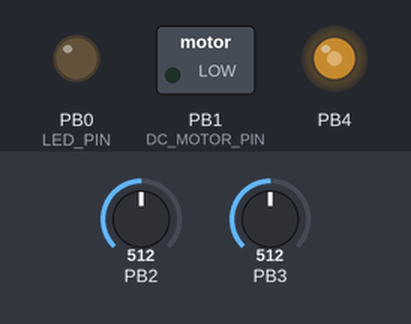
This program was run on a simulated ATtiny85, built with avr-gcc and emulated at 8 MHz. On the bench: switched loads named in the program (green lamp = pin HIGH), output pins drawn as LEDs (lit = HIGH). The test bench sets the inputs (shaded band); at power-on: PB2 = 512, PB3 = 512.

Above: at 1.2 s.
1.3 s: PB2 set to 900
Timing chart, 0 to 2.1 s (numbered marks = the images above; inputs shaded):
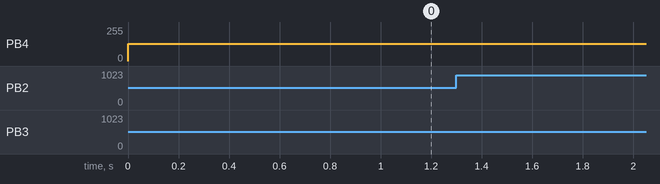

The program:

main.c
```c
/**
 *  @mainpage A Tiny Tractor
 *
 *  @section section_summary Summary
 *  This is an ATtiny85 project that generates some audio and visual effects
 *  for a tractor model.
 *
 *  It is intended to work on a tractor model (see the demo video), that
 *  includes:
 *   - an ignition key (with OFF, ON and START position) that controls the
 *     engine status
 *   - a HORN button, that plays "Dixie" using a horn sound
 *   - a THROTTLE potentiometer, that controls the engine speed
 *   - a LED light, that blinks periodically
 *   - a DC motor, that turns at a speed proportional to the engine speed
 *
 *  The core of the project is the sound generation.  It uses a quick and dirty
 *  looping technique to roughly generate engine sound effects with variable
 *  speed.  It also allow to play three different kind of horn songs (including
 *  the famous "Dixie" song).  The details of the audio playback are described
 *  in the file sound_manager.h
 *
 *  Note that this is probably neither the most effective way to playback a
 *  given soundwave on ATtiny, nor the one with the highest fidelity, since it
 *  doesn't use any real soundwave interpolation.  It was done in this way
 *  since I wanted to experiment with this particular approach.
 *
 *  @section section_schematic Schematic
 *  The software is designed to work with the circuit shown in the schematic
 *  directory, that uses the following pinout
 *  - Pin 1: Not used
 *  - Pin 2: Throttle Input
 *  - Pin 3: Sound Output
 *  - Pin 4: GND
 *  - Pin 5: LED Output
 *  - Pin 6: DC MOTOR Output
 *  - Pin 7: Resistive network (Buttons ON, START, HORN)
 *  - Pin 8: Vcc
 *
 *  @section section_video Demo Video
 *  You can find a demo video here:
 *
 *  @section section_remarks Some final remarks...
 *  The software is tailored to an ATtiny85, but it can be customized to work
 *  on any other ATtiny MCU provided that it has enough flash.
 *
 *  All the software modules are thoroughly documented using Doxygen.
 */

/**
 *  @file main.c
 *  @author William Spinelli <william.spinelli(on)gmail>
 */

#include <stdbool.h>
#include <stdlib.h>
#include <avr/io.h>
#include <avr/interrupt.h>

#include "button_manager.h"
#include "sound_manager.h"
#include "tractor_model.h"

/**
 *  @def LED_PIN
 *  @brief Define used to control level on pin connected to LED (pin 5).
 */
#define LED_PIN                 PB0

/**
 *  @def LED_OUT
 *  @brief Define used to set pin connected to LED (pin 5) as output.
 */
#define LED_OUT                 DDB0

/**
 *  @def DC_MOTOR_PIN
 *  @brief Define used to control level on pin connected to DC MOTOR (pin 6).
 */
#define DC_MOTOR_PIN            PB1

/**
 *  @def DC_MOTOR_OUT
 *  @brief Define used to set pin connected to DC MOTOR (pin 6) as output.
 */
#define DC_MOTOR_OUT            DDB1

/**
  *  @brief Period of the tractor model update.
  *
  *  This constant represents the cycle time used to downsample the audio
  *  sample update cycle (8 kHz) to the model update rate (25 Hz = 40 ms).
  */
static const uint16_t TRACTOR_MODEL_CYCLE = 8000 / 25;

/**
 *  @brief Flag used to trigger the generation of a new audio sample.
 */
static volatile bool update_audio_sample = false;

/**
 *  @def PWM_DC_MOTOR_MIN
 *  @brief The minimum duty cycle on the DC MOTOR pin (10%).
 */
#define PWM_DC_MOTOR_MIN        6

/**
 *  @def PWM_DC_MOTOR_MAX
 *  @brief The maximum duty cycle on the DC MOTOR pin (90%).
 */
#define PWM_DC_MOTOR_MAX        58

/**
 *  @brief The value of the duty cycle for the PWM on the DC MOTOR pin.
 *
 *  This variable holds the value of the duty cycle for the soft PWM generated
 *  on the DC MOTOR output pin.  The PWM has a resolution of 6 bits, therefore
 *  63 means a duty cycle of 100%.  The soft PWM has a carrier frequency of
 *  125 Hz, and is generated inside the TIMER0 ISR.
 */
static volatile uint8_t output_pwm_duty_cycle = 0;

/**
 *  @brief The ADC value on the pin connected to throttle.
 *
 *  This variable holds the ADC value (only the 8 most significant bits) read
 *  on the pin connected to the throttle.  The throttle ADC value is converted
 *  to an engine speed setpoint using the following relation:
 *  Voltage: 0.15 Vcc -> ADC: 38 -> setpoint: 64 (800 rpm)
 *  Voltage: 0.90 Vcc -> ADC: 230 -> setpoint: 168 (2100 rpm)
 *  Relation: setpoint = 64 + (ADC - 38) * 104 / 192 ~> 64 + (ADC - 38) >> 1
 *  There is no need to saturate low setpoint value, since this is
 *  already done insider the function tractor_set_engine_speed_setpoint
 */
static volatile uint8_t adc_value_throttle = 0;

/**
 *  @def ADC_THROTTLE_IDLE
 *  @brief The throttle ADC value associated to the idle engine speed.
 */
#define ADC_THROTTLE_IDLE       38

/**
 *  @brief The ADC value on the pin connected to buttons.
 *
 *  This variable holds the ADC value (only the 8 most significant bits) read
 *  on the pin connected to the resistive network used to read the button
 *  status.
 */
static volatile uint8_t adc_value_buttons = 0;

/**
 *  @brief Enumeration of the ADC channels managed by the software.
 */
enum {
    ADC_READ_THROTTLE,  /**< The ADC channel connected to throttle. */
    ADC_READ_BUTTONS,   /**< The ADC channel connected to buttons. */
};

/**
 *  @brief Select between the two ADC channels.
 *
 *  This variable is used to toggle between the two ADC channels managed in the
 *  software.
 */
static volatile uint8_t adc_mux_selection = ADC_READ_THROTTLE;

/**
 *  @brief Initialize the ATtiny85 peripherals
 */
static inline void setup(void)
{
    cli();                          // disable interrupts

    /*
     * Init IO peripherals
     */
    MCUCR |= _BV(PUD);              // disable pull-ups globally
    DDRB = _BV(LED_OUT) |           // set LED pin as output
            _BV(DDB4) |             // set pin 2 as output (speaker)
            _BV(DC_MOTOR_OUT);      // set DC MOTOR pin as output

    /*
     * Init timer to manage audio samples and soft PWM
     * Setup timer T0: interrupt @ 8.0kHz
     * T0 => F_CPU / prescaler / (OCR0A + 1) = 8000000 / 8 / 125 = 8 kHz
     * Motor PWM => Soft PWM @ 125 Hz => 6 bit resolution
     */
    TCCR0A = _BV(WGM01);            // Clear Timer on Compare mode
    TCCR0B = _BV(CS01);             // set Clock Prescaler to 8
    OCR0A = 124;                    // set Output Compare Register
    TIMSK = _BV(OCIE0A);            // enable Compare Match interrupt

    /*
     * Init timer for audio output in fast PWM mode @ 250 kHz
     * PWM  => F_CPU * PLL_8 / (OCR0C + 1) = 8000000 * 8 / 256 = 250 kHz
     */
    PLLCSR |= _BV(PLLE) |           // enable PLL
            _BV(PCKE);              // enable PCK to set T1 to 64 MHz
    TCCR1 = _BV(CS10);              // set T1 Clock Prescaler to 1
    GTCCR = _BV(PWM1B) |            // enable PWM on OC1B
            _BV(COM1B1);            // OC1B cleared on compare match
    OCR1C = 255;

    /*
     * Setup the ADC input
     * Set ADC clock: 8000000 / 64 = 125 kHz
     */
    ADMUX = _BV(ADLAR);             // left adjust ADC read
    ADCSRA = _BV(ADEN) |            // enable ADC
            _BV(ADIE) |             // enable ADC interrupt
            _BV(ADPS2) |            // set Clock Prescaler to 64
            _BV(ADPS1);

    sei();                          // enable interrupts
}

/**
 *  @brief Update the LED output pin.
 *  @param led_status Whether the led is ON or OFF.
 */
static void output_set_led(bool led_status)
{
    if (led_status)
        PORTB |= _BV(LED_PIN);
    else
        PORTB &= ~_BV(LED_PIN);
}

/**
 *  @brief Set the duty cycle on the DC MOTOR pin.
 *
 *  This function computes the value of the duty cycle for the soft PWM.  The
 *  duty cycle is kept to 0, while the engine speed is below the minimum speed
 *  @a ENGINE_SPEED_MIN.  Otherwise the duty cycle is computed according to the
 *  following relation:
 *  Speed: 68 (850 rpm) -> PWM: 6 (10%)
 *  Speed: 168 (2100 rpm) -> PWM: 56 (90%)
 *  Relation: PWM = 6 + (speed - 68) * 50 / 100 ~> 6 + (speed - 68) >> 1
 *  @param engine_speed The current engine speed.
 */
static inline void output_set_dc_motor_pwm(uint8_t engine_speed)
{
    if (engine_speed < ENGINE_SPEED_MIN) {
        output_pwm_duty_cycle = 0;
    } else {
        uint8_t duty_cycle = PWM_DC_MOTOR_MIN +
                ((engine_speed - ENGINE_SPEED_IDLE) >> 1);
        if (duty_cycle > (PWM_DC_MOTOR_MAX))
            duty_cycle = PWM_DC_MOTOR_MAX;
        output_pwm_duty_cycle = duty_cycle;
    }
}


/**
 *  @brief Start the ADC conversion for the given input.
 *
 *  This function is used to start the ADC conversion for the given ADC
 *  channel.  The result of the conversion is read inside the @a ADC_vect
 *  interrupt service routine.
 *  @param mux The identifier of the ADC channel to use.
 */
static inline void adc_start_conversion(uint8_t mux)
{
    adc_mux_selection = mux;

    switch (adc_mux_selection) {
        default:
            ADMUX |= _BV(MUX0) |    // select ADC3
                    _BV(MUX1);
            break;

        case ADC_READ_BUTTONS:
            ADMUX &= ~_BV(MUX1);    // clear selection
            ADMUX |= _BV(MUX0);     // select ADC1
            break;
    }

    ADCSRA |= _BV(ADSC);            // start the ADC conversion
}

/**
 *  @brief ISR associated to TIMER0 overflow.
 *
 *  This function is run with a rate of 8 kHz.  It basically does two things:
 *  - triggers the generation of a new audio sample.
 *  - generate a soft PWM with a carrier frequency of 125 Hz and a resolution
 *    of 6 bits.  Output is set at the beginning of the cycle and is reset
 *    when the counter is higher than the requested PWM duty cycle.
 *    If duty cycle is 0, then the output is not set to avoid a possible spike
 *    on the output.
 *  @note The audio sample update and all the main logic is performed outside
 *  the interrupt, to keep the soft PWM generation nice and smooth.
 */
ISR (TIMER0_COMPA_vect)
{
    update_audio_sample = true;

    static uint8_t pwm_timer = 0;

    if (++pwm_timer >= 64) {
        pwm_timer = 0;

        if (output_pwm_duty_cycle > 0)
            PORTB |= _BV(DC_MOTOR_PIN);
    }

    if (pwm_timer >= output_pwm_duty_cycle)
        PORTB &= ~_BV(DC_MOTOR_PIN);
}


/**
 *  @brief ISR associated to ADC conversion.
 *
 *  This function simply stores the ADC value in some temporary variable when
 *  the conversion is complete.  Since two ADC have to be read, the second
 *  conversion is started in here when the first conversion is complete.
 */
ISR (ADC_vect)
{
    if (adc_mux_selection == ADC_READ_THROTTLE) {
        adc_value_throttle = ADCH;
        adc_start_conversion(ADC_READ_BUTTONS);
    } else {
        adc_value_buttons = ADCH;
    }
}

/**
 *  @brief The main function where all the magic happens =)
 *  @return Exit status (never reached).
 */
int main(void)
{
    static uint16_t update_status_timer = 0;

    // Initialize hardware
    setup();

    while (1) {
        // Busy wait for a new trigger to process a new audio sample
        while (!update_audio_sample);

        // Update audio samples @ 8 kHz.
        uint8_t engine_speed = tractor_get_engine_speed();
        OCR1B = audio_get_next_sample(engine_speed);

        // Update tractor model @ 25 Hz
        if (++update_status_timer >= TRACTOR_MODEL_CYCLE) {
            update_status_timer = 0;

            // Manage button status
            button_set_adc_value(adc_value_buttons);
            if (button_is_clicked(BUTTON_HORN))
                tractor_play_dixie_song();

            if (button_is_pressed(BUTTON_START))
                tractor_set_ignition_position(IGNITION_START);
            else if (button_is_pressed(BUTTON_ON))
                tractor_set_ignition_position(IGNITION_ON);
            else
                tractor_set_ignition_position(IGNITION_OFF);

            // Update tractor model
            bool led_status;
            tractor_set_engine_speed_setpoint(ENGINE_SPEED_IDLE +
                    ((adc_value_throttle - ADC_THROTTLE_IDLE) >> 1));
            led_status = tractor_update_model();

            // Update outputs to slave ECU
            output_set_led(led_status);
            output_set_dc_motor_pwm(tractor_get_engine_speed());

            // Start ADC reading to have values ready on the next loop
            adc_start_conversion(ADC_READ_THROTTLE);
        }
        update_audio_sample = false;
    }
    return 0;                       // Never reached
}
```

button_manager.c
```c
/**
 *  @file button_manager.c
 *  @author William Spinelli <william.spinelli(on)gmail>
 *  @brief Implementation for the functions defined in button_manager.h.
 *  @warning Members listed here are intended for internal use only and should
 *  not be used directly!
 */

#include "button_manager.h"

/**
 *  @def BM(button)
 *  @brief Macro that returns the bitmask for the button with index \a button.
 */
#define BM(button) (1 << (button))

/**
 *  @brief Variable holding the button level.
 *
 *  This variable holds the level of the buttons packed in a single uint8_t.
 *  In order to extract the proper value, the variable should be masked using
 *  the macro BM.
 */
static uint8_t button_level = 0x00;

/**
 *  @brief Variable holding whether the button was clicked.
 *
 *  This variable holds the click status of the buttons packed in a single
 *  uint8_t.  In order to extract the proper value, the variable should be
 *  masked using the macro BM.
 */
static uint8_t button_clicked = 0x00;

/**
 *  @def ADC_THRESHOLD_OFF
 *  @brief Threshold below which no button is pressed.
 */
#define ADC_THRESHOLD_OFF       23

/**
 *  @def ADC_THRESHOLD_ON
 *  @brief Threshold below which ON button is pressed.
 */
#define ADC_THRESHOLD_ON        63

/**
 *  @def ADC_THRESHOLD_ON_HORN
 *  @brief Threshold below which ON and HORN buttons are pressed.
 */
#define ADC_THRESHOLD_ON_HORN   99

/**
 *  @def ADC_THRESHOLD_ON_START
 *  @brief Threshold below which ON and START buttons are pressed.
 */
#define ADC_THRESHOLD_ON_START  186

void button_set_adc_value(uint8_t adc_value)
{
    uint8_t button_new_level;

    // find the new button level based on the ADC value
    if (adc_value <= ADC_THRESHOLD_OFF)
        button_new_level = 0x00;
    else if (adc_value <= ADC_THRESHOLD_ON)
        button_new_level = BM(BUTTON_ON);
    else if (adc_value <= ADC_THRESHOLD_ON_HORN)
        button_new_level = BM(BUTTON_ON) | BM(BUTTON_HORN);
    else if (adc_value <= ADC_THRESHOLD_ON_START)
        button_new_level = BM(BUTTON_ON) | BM(BUTTON_START);
    else
        button_new_level = BM(BUTTON_ON) | BM(BUTTON_START) | BM(BUTTON_HORN);

    // check if there is a rising edge in the button level
    button_clicked |= (~button_level & button_new_level) &
            ((1 << BUTTON_COUNT) - 1);

    button_level = button_new_level;
}

bool button_is_pressed(uint8_t button)
{
    return (button_level & BM(button)) != 0;
}

bool button_is_clicked(uint8_t button)
{
    uint8_t mask = (uint8_t)BM(button);
    bool clicked = (button_clicked & mask) != 0;
    button_clicked &= ~mask;        // reset the click flag!
    return clicked;
}
```

button_manager.h
```c
/**
 *  @file button_manager.h
 *  @author William Spinelli <william.spinelli(on)gmail>
 *
 *  @brief Manage multiple buttons connected to a single ADC input.
 *
 *  This module manages multiple buttons connected to a single ADC input with a
 *  resistive network.  It is not configurable to support a generic resistive
 *  network configuration but it is hardcoded to the resistive network used by
 *  this particular application.
 *
 *  It provides function to detect button status and button click.
 *
 *  This function doesn't perform button debounce specifically.  A natural
 *  debounce is introduced due to the call rate of the button manager.
 */

#ifndef BUTTON_MANAGER_H
#define BUTTON_MANAGER_H

#include <stdint.h>
#include <stdbool.h>

/**
 *  @brief Enumeration of the buttons managed by this module.
 */
enum {
    BUTTON_ON,      /**< Button associated to the ignition position ON. */
    BUTTON_START,   /**< Button associated to the ignition position START. */
    BUTTON_HORN,    /**< Button associated to the horn. */
    BUTTON_COUNT,   /**< Total buttons managed by the module. */
};

/**
 *  @brief Set the ADC value read on the resistive network.
 *
 *  This function receives the value read on the ADC (only the 8 most
 *  significant bits) and decodes the status of the three buttons connected to
 *  the resistive network.  This function detects also a click on the button as
 *  a rising edge on the button status.
 *
 *  This function doesn't perform button debounce specifically.  However
 *  considering that it is called every 40 ms there is a natural debounce of
 *  the inputs.
 *  @param adc_value The ADC value (only the 8 most significant bits).
 *  @note This function has to be called every 40 ms.
 */
void button_set_adc_value(uint8_t adc_value);

/**
 *  @brief Check whether the button is pressed.
 *  @param button The identifier of the requested button.
 *  @return true if the button is pressed.
 */
bool button_is_pressed(uint8_t button);

/**
 *  @brief Check whether the button has been clicked.
 *
 *  This function checks whether there was a rising edge on the button status,
 *  which is interpreted as a click.
 *  @param button The identifier of the requested button.
 *  @return true if the button is pressed.
 *  @note When called this function also reset the clicked flag.
 */
bool button_is_clicked(uint8_t button);

#endif
```

Source omitted: gine_running.h (data table, 18825 bytes), sound_manager.c (6688 bytes), sound_manager.h (3293 bytes), tractor_horn.h (data table, 4114 bytes), tractor_model.c (6728 bytes), tractor_model.h (3428 bytes)
